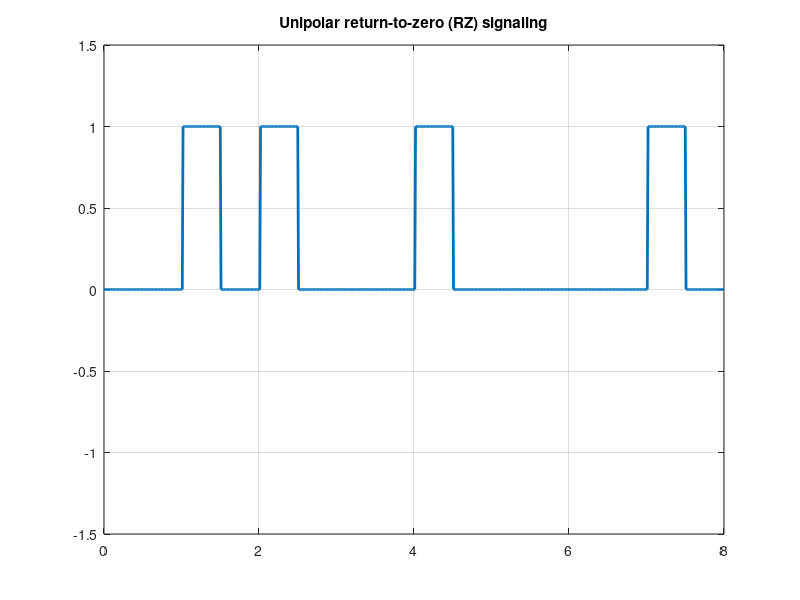

MATLAB code to generate this figure:
%Unipolar Return To Zero (RZ) line coding
clc;
clear all;
close all;
%N=10;                      %Number of bits
%n=randi([0,1],1,N)         %Random Bit Generation

n = [0 1 1 0 1 0 0 1];      %Input Signal
N=length(n);                %Number of Bits

%Unipolar RZ Pulse Shaping
i=1;
a=0;                        %Initial value for first half cycle
b=0.5;                      %Initial value for second half cycle
t=0:0.01:length(n);         %Time Duration set up for a single binary bit
for j=1:length(t)
 if t(j)>=a && t(j)<=b      %Condition for the first half cycle
    y(j)=n(i);              %Assign first 50 values for 1st half cycle
 elseif t(j)>b && t(j)<=i   %Condition for second half cycle
    y(j)=0;                 %set all values 0 for 2nd half cycle
 else
     i=i+1;                 %Binaty input data index increament
     a=a+1;                 %Initial value for first half cycleIncrement
     b=b+1;                 %Initial value for second half cycle Increment
 end
end
plot(t,y,'lineWidth', 2);   %Linewidth 2 for clear visualization
axis([0,N,-1.5,1.5]);       %Axis set-up
grid on;
title('Unipolar return-to-zero (RZ) signaling');